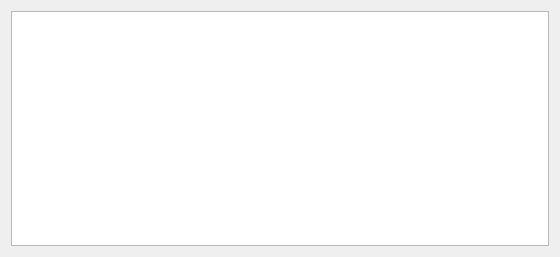
<?xml version="1.0" encoding="UTF-8"?>
<ui version="4.0">
 <class>PageAppUart</class>
 <widget class="QWidget" name="PageAppUart">
  <property name="geometry">
   <rect>
    <x>0</x>
    <y>0</y>
    <width>560</width>
    <height>257</height>
   </rect>
  </property>
  <property name="windowTitle">
   <string>Form</string>
  </property>
  <layout class="QVBoxLayout" name="verticalLayout">
   <item>
    <widget class="ParamTable" name="generalTab"/>
   </item>
  </layout>
 </widget>
 <customwidgets>
  <customwidget>
   <class>ParamTable</class>
   <extends>QTableWidget</extends>
   <header>widgets/paramtable.h</header>
  </customwidget>
 </customwidgets>
 <resources/>
 <connections/>
</ui>
